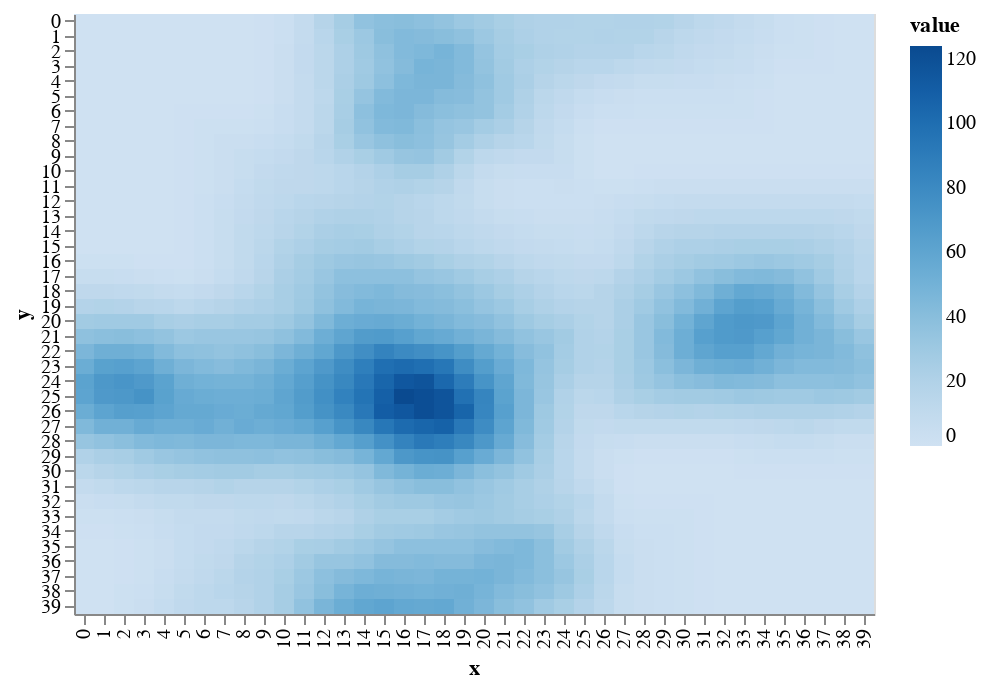

Notebook code cell kept with this figure:
### Code cell
draw.drawRainFall(world.grid_rainfall)

### Figure 1 — Vega-Lite specification as saved in the notebook (floating-point values rounded to 4 significant figures; data arrays with more than 128 entries replaced by an {"elided": "..."} marker saying what was removed)
{"$schema": "https://vega.github.io/schema/vega-lite/v2.6.0.json", "config": {"view": {"height": 300, "width": 400}}, "data": {"name": "data-c33194876d303eaa216451ccf5251d44"}, "datasets": {"data-c33194876d303eaa216451ccf5251d44": {"elided": "1600 records"}}, "encoding": {"color": {"field": "value", "scale": {"scheme": "blues"}, "type": "quantitative"}, "x": {"field": "x", "type": "ordinal"}, "y": {"field": "y", "type": "ordinal"}}, "mark": "rect"}
